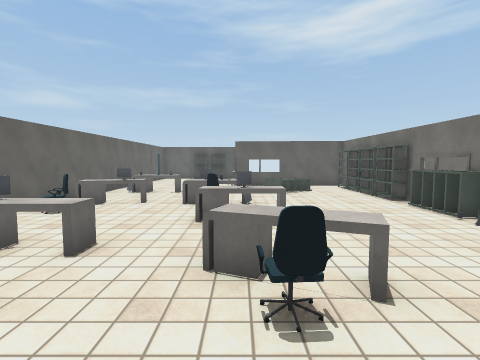
[1] (above)

16 first-person views from a walk through a 3-D level made in the Unity game engine. The camera is 1.4 m above the floor, tilts 4° down and sees 85° across. The floor is counted in squares, 1 m on a side. Each view is taken from the middle of a square. On the plan, view 1 faces up. The plan holds only what a view shows up to about 13 squares ahead; the rest is blank. The place goes on beyond the plan. Some surface patterns are stand-ins.

[2]
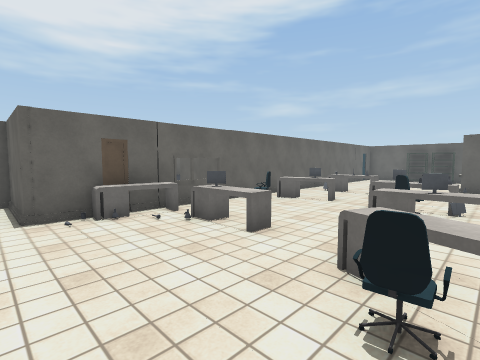

[3]
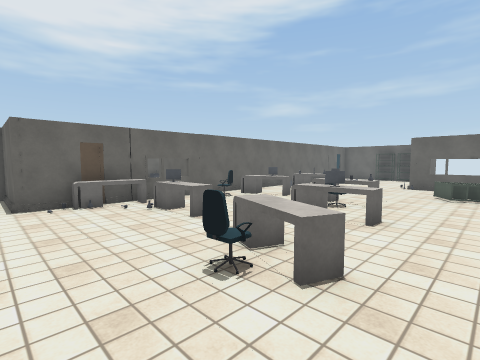

[4]
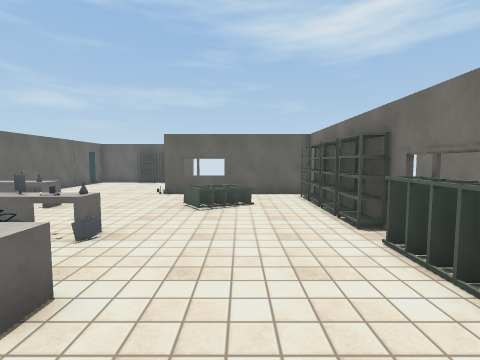

[5]
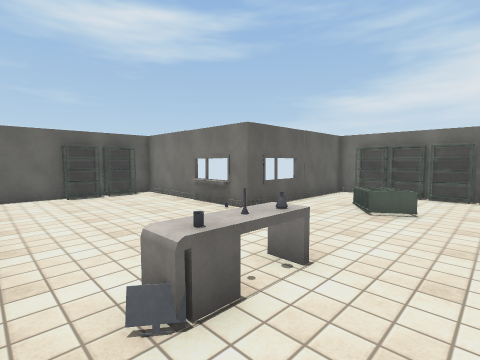

[6]
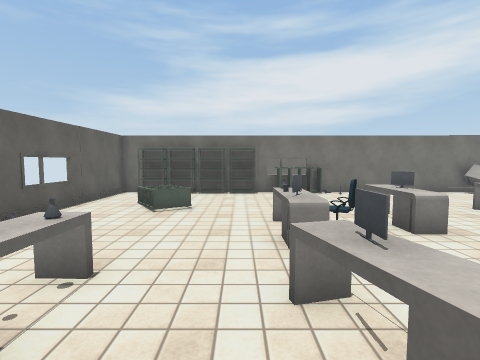

[7]
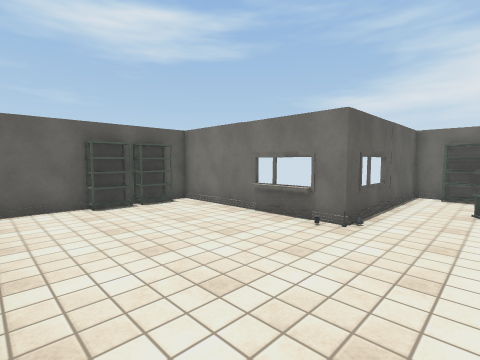

[8]
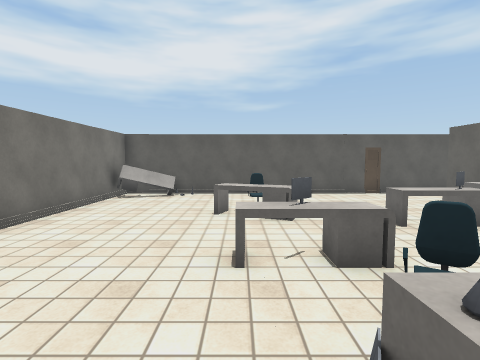

[9]
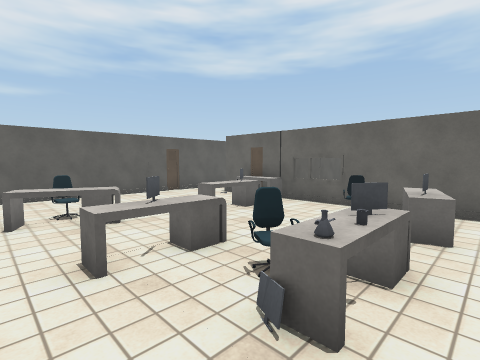

[10]
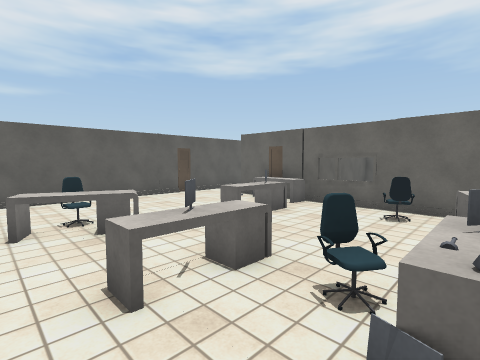

[11]
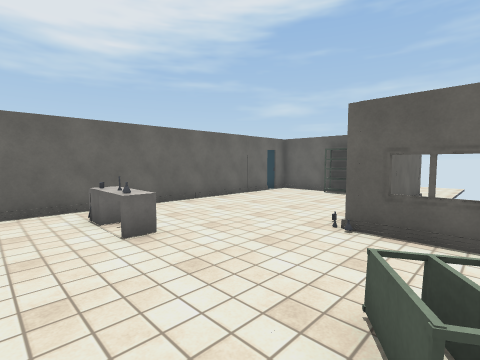

[12]
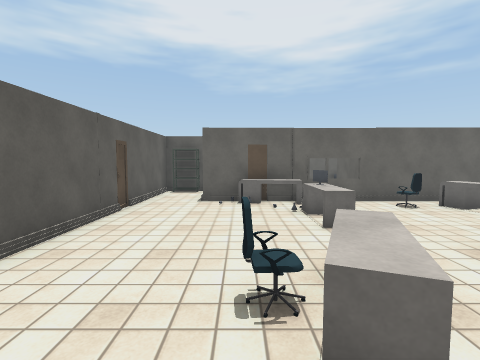

[13]
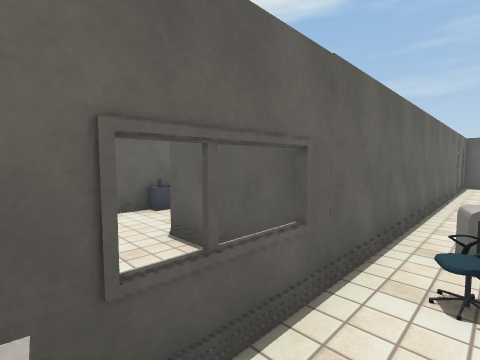

[14]
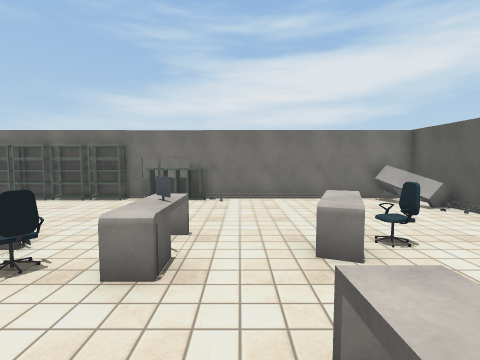

[15]
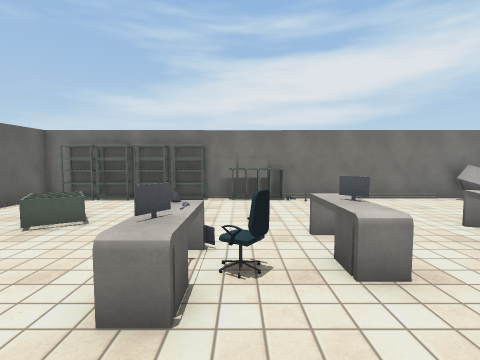

[16]
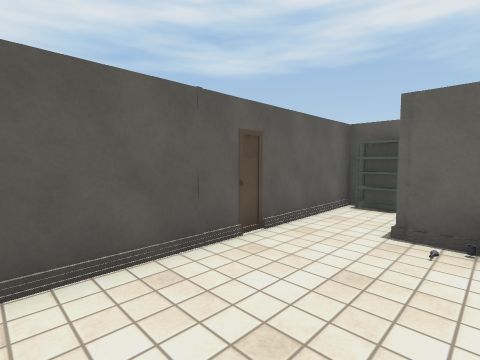

### Floor plan
Points are (right, up) in squares from view 1. A wall is a line through its corners. A room is listed if a view was taken in it or the views show most of it. See-through windows are left out.
Room 1 (views 1, 2, 3, 4, 5, 6, 7, 8, 9, 10, 11, 12, 13, 14, 15, 16)
walls: (-6.4, 6.8) (-6.4, 3.9); (-6.4, 11.5) (-6.4, 8.4); (5.4, 9.3) (5.4, 10.5); (5.4, 10.7) (5.4, 11.9); (5.4, 12) (5.4, 14.5); (7.2, 6.8) (7.2, 10.2); (-6.4, 1.6) (-6.4, 0.7) (-9.4, 0.7); (3.4, -1.5) (6, -1.5) (6, 15.4) (-0.3, 15.4) (-0.3, 21.7) (-5.8, 21.7); (-9, 0.1) (-9, -1.1); (-9.5, -1) (-9.5, -1.5) (-2.4, -1.5); (-1.1, 21.2) (-2.3, 21.2) (-2.3, 21.8); (-2.5, 21.2) (-3.7, 21.2) (-3.7, 21.8); (-6.4, 20.4) (-6.4, 15.4)
low walls: (-0.5, 16.2) (-0.5, 18)
objects: other object (-11, 1) to (-10, 1); other object (-6, 2) to (-6, 4); other object (-5, 7); other object (-5, 8) to (-5, 9); other object (-5, 12); monitor (-4, 4); monitor (-4, 9); other object (-4, 12); other object (-3, 4); other object (-3, 9); flask (-3, 12); other object (-2, 9); other object (-1, 6) to (1, 7); other object (-1, 8); other object (-1, 9); monitor (-1, 10); other object (0, 2); other object (0, 3) to (2, 4); monitor (0, 6); other object (0, 9); flask (0, 10); other object (1, 12) to (3, 13); other object (4, -1) to (5, 0); other object (6, 7)
Room 2 (no view inside)
walls: (-7.4, 6.6) (-9.6, 6.6); (-11.4, 3.9) (-6.4, 3.9)

Where each view was taken, in squares from view 1:
view 1: 0 up, 0 right, facing up
view 2: 0 up, 1 right, facing up-left
view 3: 0 up, 3 right, facing up-left
view 4: 4 up, 3 right, facing up
view 5: 10 up, 6 left, facing up-right
view 6: 10 up, 6 left, facing right
view 7: 13 up, 6 left, facing up-right
view 8: 10 up, 1 right, facing down
view 9: 10 up, 2 right, facing down-left
view 10: 9 up, 2 right, facing down-left
view 11: 10 up, 2 right, facing up-left
view 12: 2 up, 3 right, facing left
view 13: 4 up, 5 left, facing up-left
view 14: 5 up, 4 left, facing right
view 15: 8 up, 4 left, facing right
view 16: 2 up, 1 left, facing down-left
